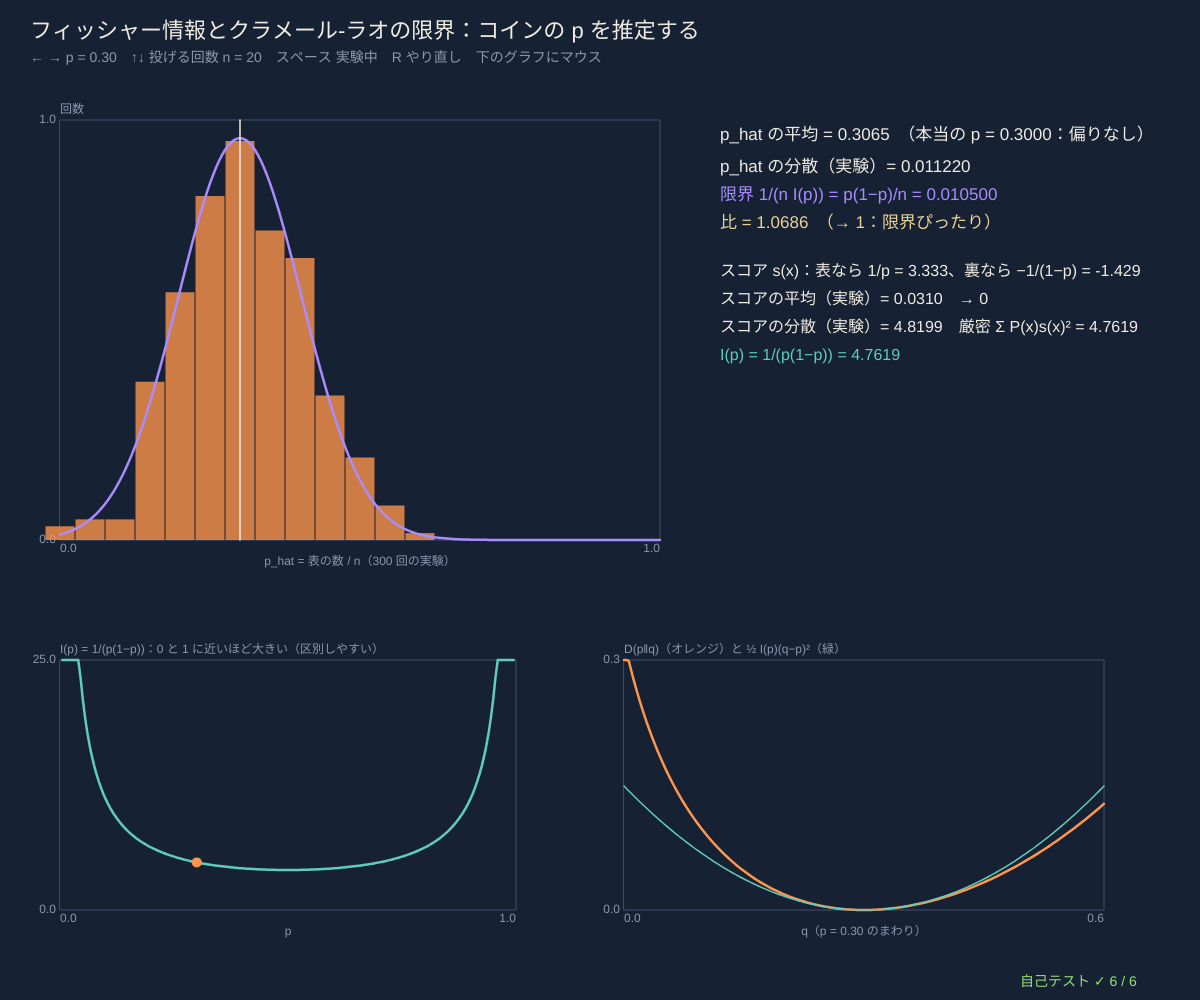
Frame 1 (no input)
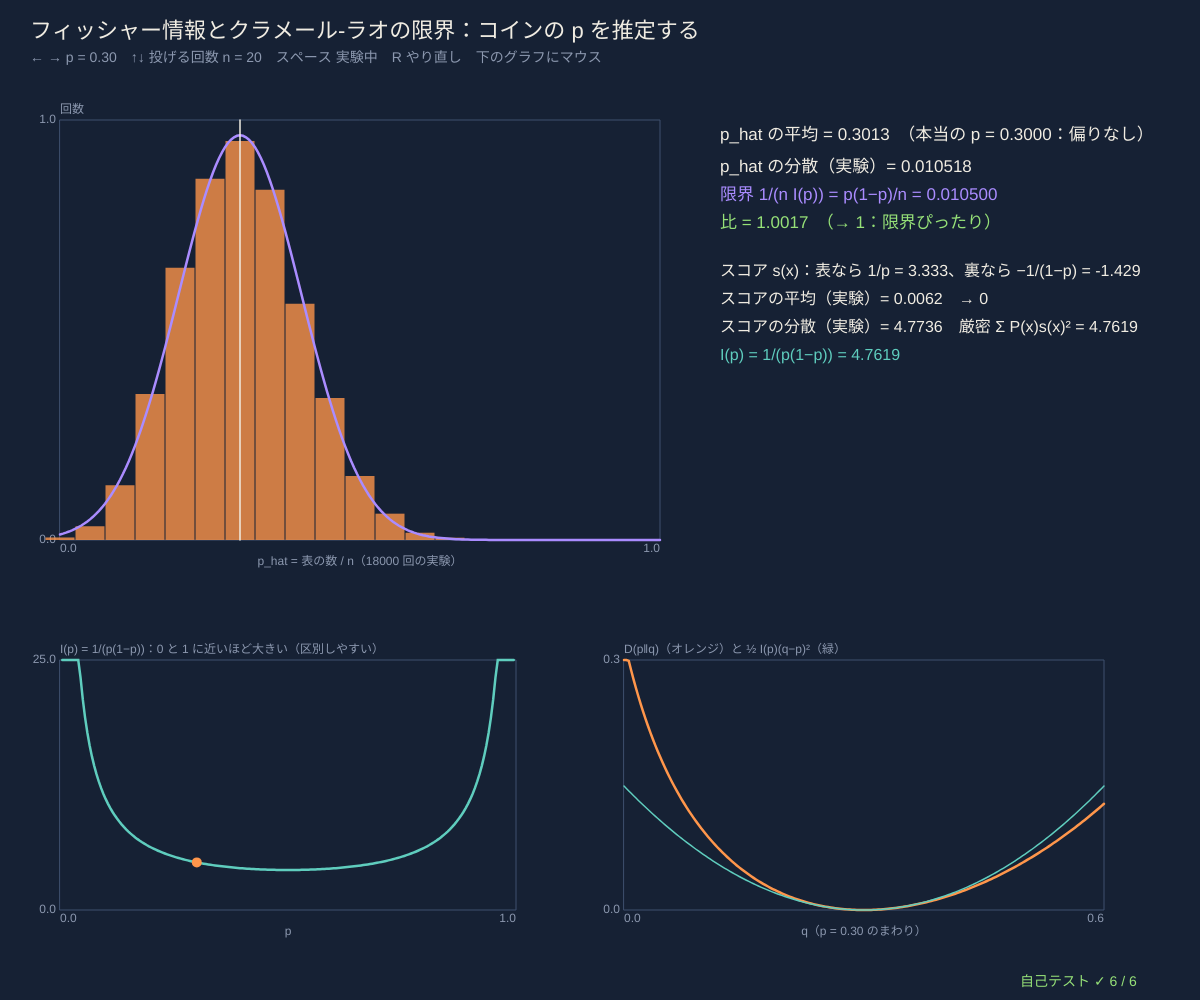
Frame 60 (no input)
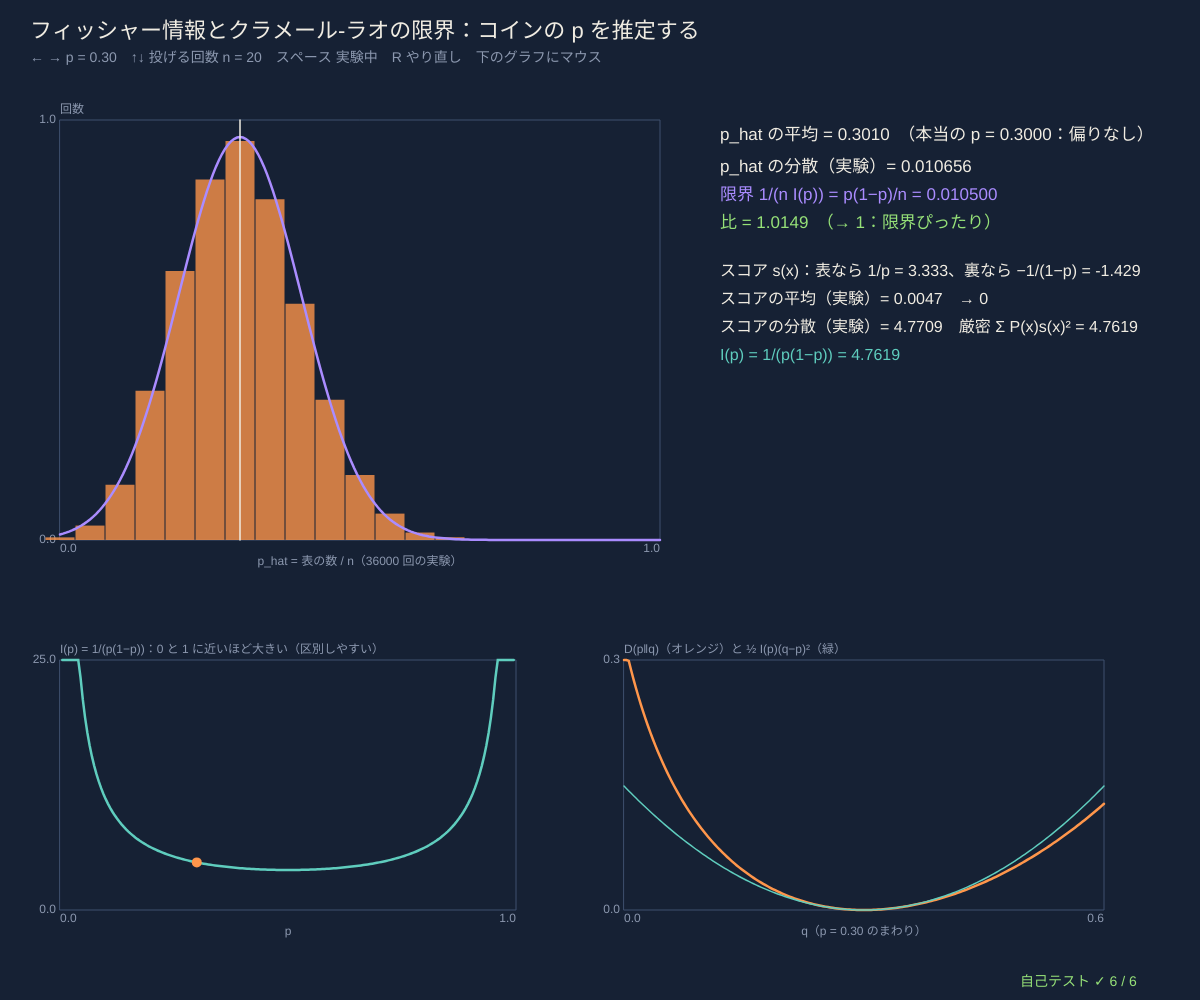
Frame 120 (the mouse pressed at the canvas centre since frame 60)

The p5.js sketch that drew these frames (run headless with seeded random() and noise() and a simulated clock; from frame 60 on, the mouse is pressed at the canvas centre):

// p5.js sketch
// ── sketch.js
// ============================================
// 02 フィッシャー情報とクラメール-ラオの限界 ─ 表の確率 p のコインを n 回投げて p を推定する（p_hat = 表の数 / n）
// スコア = 対数尤度の傾き s(x) = d/dp log P(x; p)。平均は 0、分散 = フィッシャー情報 I(p) = 1/(p(1−p))
// どんな偏りのない推定でも分散 ≥ 1/(n I(p)) = p(1−p)/n（クラメール-ラオ）。実験をくり返すと p_hat の分散はこの限界にぴったり
// I(p) は KL の 2 次の項 D(p‖p+dp) ≈ ½ I(p) dp²：「近くの p とどれだけ区別しやすいか」= 分布の空間の曲がり方
// ← → p / ↑↓ 投げる回数 n / スペース 実験を止める・動かす / R やり直し / マウスを下のグラフに乗せる = その p の I(p)
// ============================================

const REPS_PER_FRAME = 300;              // ★ 1 フレームでくり返す実験の数
let pTrue = 0.3, nToss = 20, hist = [], reps = 0, sumE = 0, sumE2 = 0, running = true, scoreHist = [0, 0], scoreSum = 0, scoreSum2 = 0;

function setup() {
  createCanvas(windowWidth, windowHeight);
  selfTest(); seedRng(2025); resetExp();
}
function windowResized() { resizeCanvas(windowWidth, windowHeight); }
function resetExp() { hist = new Array(nToss + 1).fill(0); reps = 0; sumE = 0; sumE2 = 0; scoreSum = 0; scoreSum2 = 0; scoreHist = [0, 0]; }
function scoreOf(x, p) { return x ? 1 / p : -1 / (1 - p); }          // ★ スコア：表(x=1) なら 1/p、裏なら −1/(1−p)
function fisherExact(p) { return p * scoreOf(1, p) ** 2 + (1 - p) * scoreOf(0, p) ** 2; }   // 分散 = Σ P(x) s(x)²（平均は 0）
function oneExperiment(p, n) { let h = 0; for (let k = 0; k < n; k++) { let x = rnd() < p ? 1 : 0; h += x; let s = scoreOf(x, p); scoreSum += s; scoreSum2 += s * s; scoreHist[x]++; } return h / n; }
function binKL(a, b) { return divKL([a, 1 - a], [b, 1 - b]); }

function draw() {
  background(...BG);
  hudTitle('フィッシャー情報とクラメール-ラオの限界：コインの p を推定する', '← → p = ' + fmtN(pTrue, 2) + '　↑↓ 投げる回数 n = ' + nToss + '　スペース ' + (running ? '実験中' : '止めた') + '　R やり直し　下のグラフにマウス');
  if (running && reps < 200000) for (let k = 0; k < REPS_PER_FRAME; k++) { let e = oneExperiment(pTrue, nToss); sumE += e; sumE2 += e * e; reps++; hist[Math.round(e * nToss)]++; }
  let mean = reps ? sumE / reps : 0, vr = reps > 1 ? (sumE2 - reps * mean * mean) / (reps - 1) : 0, bound = (pTrue * (1 - pTrue)) / nToss;
  // ---- 左：p_hat のヒストグラムと理論の正規分布（分散 = 限界）
  let b = plotBox(60, 120, width * 0.5, height * 0.42, 0, 1, 0, 1), mx = Math.max(1, ...hist);
  drawAxes(b, 'p_hat = 表の数 / n（' + reps + ' 回の実験）', '回数');
  noStroke(); fill(...ORANGE, 200);
  let bwid = b.w / nToss;                // 表の数 h = 0, 1, …, n ごとに 1 本
  for (let i = 0; i <= nToss; i++) { let hh = (hist[i] / mx) * b.h * 0.95, x = b.x + (i / nToss) * b.w; rect(x - bwid / 2 + 0.5, b.y + b.h - hh, Math.max(1, bwid - 1), hh); }
  let pk = [], sc = (reps / mx) * (1 / nToss) * 0.95;   // 正規分布の高さ = 回数 × 密度 × 幅 1/n
  for (let k = 0; k <= 200; k++) { let x = k / 200; pk.push([x, Math.min(1, gaussPdf(x, pTrue, Math.sqrt(bound)) * sc)]); }
  plotLine(b, pk, VIOLET, 2.5);
  stroke(...INK); strokeWeight(1.5); let [tx] = toScr(b, pTrue, 0); line(tx, b.y, tx, b.y + b.h);
  // ---- 右：数値
  let rx = width * 0.6; noStroke(); textAlign(LEFT, BASELINE);
  fill(...INK); textSize(17);
  text('p_hat の平均 = ' + fmtN(mean, 4) + '　（本当の p = ' + fmtN(pTrue, 4) + '：偏りなし）', rx, 140);
  text('p_hat の分散（実験）= ' + fmtN(vr, 6), rx, 172);
  fill(...VIOLET); text('限界 1/(n I(p)) = p(1−p)/n = ' + fmtN(bound, 6), rx, 200);
  fill(...(Math.abs(vr / bound - 1) < 0.05 ? LIME : SAND)); text('比 = ' + fmtN(vr / bound, 4) + '　（→ 1：限界ぴったり）', rx, 228);
  fill(...INK); textSize(16);
  text('スコア s(x)：表なら 1/p = ' + fmtN(scoreOf(1, pTrue), 3) + '、裏なら −1/(1−p) = ' + fmtN(scoreOf(0, pTrue), 3), rx, 276);
  let nS = scoreHist[0] + scoreHist[1], sm = nS ? scoreSum / nS : 0, sv = nS ? scoreSum2 / nS - sm * sm : 0;
  text('スコアの平均（実験）= ' + fmtN(sm, 4) + '　→ 0', rx, 304);
  text('スコアの分散（実験）= ' + fmtN(sv, 4) + '　厳密 Σ P(x)s(x)² = ' + fmtN(fisherExact(pTrue), 4), rx, 332);
  fill(...TEAL); text('I(p) = 1/(p(1−p)) = ' + fmtN(1 / (pTrue * (1 - pTrue)), 4), rx, 360);
  // ---- 下：I(p) のグラフと KL の 2 次近似
  let b2 = plotBox(60, height * 0.66, width * 0.38, height * 0.25, 0, 1, 0, 25);
  drawAxes(b2, 'p', 'I(p) = 1/(p(1−p))：0 と 1 に近いほど大きい（区別しやすい）');
  let ip = []; for (let k = 1; k < 200; k++) { let x = k / 200; ip.push([x, Math.min(25, 1 / (x * (1 - x)))]); }
  plotLine(b2, ip, TEAL, 2.5);
  let ph = inRect(mouseX, mouseY, b2) ? clampv(fromScr(b2, mouseX, mouseY)[0], 0.02, 0.98) : pTrue, [hx, hy] = toScr(b2, ph, Math.min(25, 1 / (ph * (1 - ph))));
  noStroke(); fill(...ORANGE); circle(hx, hy, 10);
  let b3 = plotBox(width * 0.52, height * 0.66, width * 0.4, height * 0.25, ph - 0.25, ph + 0.25, 0, 0.3), kl = [], q2 = [];
  for (let k = 0; k <= 200; k++) { let x = ph - 0.25 + (0.5 * k) / 200; if (x > 0.001 && x < 0.999) { kl.push([x, Math.min(0.3, binKL(ph, x))]); q2.push([x, Math.min(0.3, 0.5 * (x - ph) ** 2 / (ph * (1 - ph)))]); } }
  drawAxes(b3, 'q（p = ' + fmtN(ph, 2) + ' のまわり）', 'D(p‖q)（オレンジ）と ½ I(p)(q−p)²（緑）');
  plotLine(b3, kl, ORANGE, 2.5); plotLine(b3, q2, TEAL, 1.5);
  drawSelfTest(width - 180, height - 14);
}
function keyPressed() {
  if (key === LEFT_ARROW) { pTrue = clampv(Math.round((pTrue - 0.05) * 100) / 100, 0.05, 0.95); resetExp(); }
  if (key === RIGHT_ARROW) { pTrue = clampv(Math.round((pTrue + 0.05) * 100) / 100, 0.05, 0.95); resetExp(); }
  if (key === UP_ARROW) { nToss = Math.min(200, nToss * 2); resetExp(); }
  if (key === DOWN_ARROW) { nToss = Math.max(5, Math.round(nToss / 2)); resetExp(); }
  if (key === ' ') running = !running;
  if (key === 'r' || key === 'R') resetExp();
  return false;
}

// ---- 自己テスト
function selfTest() {
  selfTestResults = [];
  let okEx = true, okMean = true, okKL = true;
  for (let p of [0.1, 0.3, 0.5, 0.77, 0.9]) {
    if (Math.abs(fisherExact(p) * p * (1 - p) - 1) > 1e-12) okEx = false;
    if (Math.abs(p * scoreOf(1, p) + (1 - p) * scoreOf(0, p)) > 1e-12) okMean = false;
    let h = 1e-3, d2 = (binKL(p, p + h) - 2 * binKL(p, p) + binKL(p, p - h)) / (h * h);   // KL の 2 階微分（数値）
    if (Math.abs(d2 / fisherExact(p) - 1) > 1e-4) okKL = false;
  }
  check('スコアの分散（厳密な和）= 1/(p(1−p))、p = 0.1, 0.3, 0.5, 0.77, 0.9 で誤差 1e-12', okEx);
  check('スコアの平均 = 0（どの p でも）', okMean);
  check('KL の 2 階微分 d²/dq² D(p‖q)|q=p = I(p)（数値微分、相対誤差 1e-4）', okKL);
  seedRng(99); let s1 = 0, s2 = 0, n = 40000, p = 0.3;
  for (let k = 0; k < n; k++) { let x = rnd() < p ? 1 : 0, s = scoreOf(x, p); s1 += s; s2 += s * s; }
  let mv = s2 / n - (s1 / n) ** 2;
  check('モンテカルロ 4 万回：スコアの分散 ' + fmtN(mv, 3) + ' ≈ I(0.3) = ' + fmtN(1 / 0.21, 3) + '（3% 以内）', Math.abs(mv * 0.21 - 1) < 0.03);
  seedRng(123); let e1 = 0, e2 = 0, R = 20000, nn = 50;
  for (let k = 0; k < R; k++) { let h = 0; for (let j = 0; j < nn; j++) h += rnd() < p ? 1 : 0; let e = h / nn; e1 += e; e2 += e * e; }
  let vv = (e2 - R * (e1 / R) ** 2) / (R - 1);
  check('n = 50 回の実験を 2 万回：p_hat の分散 ' + fmtN(vv, 6) + ' は限界 p(1−p)/n = ' + fmtN(0.0042, 6) + ' の 5% 以内', Math.abs(vv / 0.0042 - 1) < 0.05);
  check('p_hat の平均は p（偏りなし）：' + fmtN(e1 / R, 4), Math.abs(e1 / R - p) < 0.003);
  reportSelfTest();
}

// ---------- やってみよう ----------
// 1. p を 0.5 と 0.9 にして、同じ n でヒストグラムの幅を比べよう。どちらが推定しやすい？ I(p) の値と比べよう
// 2. n を 4 倍にすると、ヒストグラムの幅（標準偏差）は何倍になる？
// 3. 推定を「(表の数 + 1) / (n + 2)」に変えると分散は限界より小さくなる？ 平均は p からずれる？（偏りのある推定）
// 4. 下右のグラフで、D(p‖q) と 2 次近似がずれ始めるのはどのくらい離れたとき？
// 5. 次の 03 では、正規分布 N(μ, σ) の 2 つのパラメータで同じことをすると、曲がった平面（双曲平面）が現れる

// ==================================================
// ここから下は「情報幾何の道具」（中身は読まなくても OK。消さないでね）
// ==================================================
// ---- 色と小さな道具（等高線地図の色）
const BG = [22, 33, 52];                // 背景（深いスレートブルー）
const INK = [240, 236, 226];            // 文字（紙の白）
const ORANGE = [255, 150, 75], VIOLET = [170, 140, 255], TEAL = [95, 205, 190], ROSE = [255, 110, 125], LIME = [150, 225, 120], SAND = [235, 210, 150];
const DIMC = [140, 152, 175], PANEL = [32, 46, 70], WIRE = [62, 80, 110];
const OUTC = [[255, 150, 75], [95, 205, 190], [170, 140, 255], [235, 210, 150], [255, 110, 125], [150, 225, 120], [120, 175, 255], [230, 140, 210]];   // 結果ごとの色
function clampv(v, a, b) { return v < a ? a : v > b ? b : v !== v ? a : v; }     // NaN なら a に戻す
function fmtN(v, d) { if (typeof v !== 'number' || v !== v) return '?'; if (!isFinite(v)) return v > 0 ? '∞' : '−∞'; return v.toFixed(d === undefined ? 2 : d); }
function fmtP(p, d) { return '(' + p.map((v) => fmtN(v, d === undefined ? 2 : d)).join(', ') + ')'; }
function hudTitle(t, sub) {              // 左上のタイトルと操作の説明
  noStroke(); fill(...INK); textSize(22); textAlign(LEFT, BASELINE); text(t, 30, 38);
  fill(...DIMC); textSize(14); textLeading(19); text(sub, 30, 62);
}
function inRect(x, y, r) { return x >= r.x && x <= r.x + r.w && y >= r.y && y <= r.y + r.h; }
function drawField(f) { if (f) image(f.img, f.x, f.y, f.w, f.h); }   // 等高線の地図（画像）を描く
function freeField(f) { if (f && f.img) f.img.remove(); }
// ---- 種つきの乱数（同じ種なら毎回同じ列 → 実験をくり返せる）
let rngState = 1;
function seedRng(s) { rngState = (s >>> 0) || 1; }
function rnd() {                       // 0〜1 の一様乱数（mulberry32）
  rngState = (rngState + 0x6d2b79f5) >>> 0;
  let t = rngState;
  t = Math.imul(t ^ (t >>> 15), t | 1);
  t ^= t + Math.imul(t ^ (t >>> 7), t | 61);
  return ((t ^ (t >>> 14)) >>> 0) / 4294967296;
}
function gaussRnd() { let u = 1 - rnd(), v = rnd(); return Math.sqrt(-2 * Math.log(u)) * Math.cos(2 * Math.PI * v); }   // 標準正規分布（ボックス-ミュラー法）
function rndDist(k, floor) {            // でたらめな確率分布（k 個、どれも floor 以上）
  let p = []; for (let i = 0; i < k; i++) p.push(-Math.log(1 - rnd()) + 1e-9);
  return mixFloor(normP(p), floor || 0);
}
function sampleIndex(p) { let u = rnd(), c = 0; for (let i = 0; i < p.length; i++) { c += p[i]; if (u < c) return i; } return p.length - 1; }
// ---- 情報の道具：確率分布 p = [p1, p2, ...]（合計 1）。log(0) は 0·log 0 = 0 として扱う
const TINY = 1e-300;
function normP(p) { let s = 0; for (let v of p) s += Math.max(0, v); if (!(s > 0)) return p.map(() => 1 / p.length); return p.map((v) => Math.max(0, v) / s); }
function mixFloor(p, f) { if (!f) return p; return normP(p.map((v) => Math.max(v, f))); }   // どの確率も f 以上に（0 を避ける）
function safeLog(v) { return Math.log(Math.max(v, TINY)); }
function entropyH(p) { let h = 0; for (let v of p) if (v > 0) h -= v * Math.log(v); return h; }           // エントロピー（ナット）
function divKL(p, q) {                  // KL ダイバージェンス D(p‖q)（ナット）。q が 0 で p > 0 なら ∞
  let d = 0;
  for (let i = 0; i < p.length; i++) { if (p[i] <= 0) continue; if (q[i] <= 0) return Infinity; d += p[i] * Math.log(p[i] / q[i]); }
  return Math.max(0, d);
}
function crossH(p, q) { let h = 0; for (let i = 0; i < p.length; i++) if (p[i] > 0) h -= p[i] * safeLog(q[i]); return h; }  // 交差エントロピー
function bhatta(p, q) { let s = 0; for (let i = 0; i < p.length; i++) s += Math.sqrt(Math.max(0, p[i] * q[i])); return Math.min(1, s); }
function fisherRao(p, q) { return 2 * Math.acos(clampv(bhatta(p, q), -1, 1)); }                          // フィッシャー-ラオ距離 = 球の大円の長さ
function hellingerSq(p, q) { let s = 0; for (let i = 0; i < p.length; i++) { let d = Math.sqrt(p[i]) - Math.sqrt(q[i]); s += d * d; } return s; }   // Σ(√p − √q)²
function tvDist(p, q) { let s = 0; for (let i = 0; i < p.length; i++) s += Math.abs(p[i] - q[i]); return s / 2; }
function alphaDiv(p, q, a) {            // α-ダイバージェンス（甘利の流儀）。α → −1 で D(p‖q)、α → +1 で D(q‖p)
  if (Math.abs(a + 1) < 1e-12) return divKL(p, q);
  if (Math.abs(a - 1) < 1e-12) return divKL(q, p);
  let s = 0, ea = (1 - a) / 2, eb = (1 + a) / 2;
  for (let i = 0; i < p.length; i++) s += Math.pow(Math.max(p[i], 0), ea) * Math.pow(Math.max(q[i], 0), eb);
  return Math.max(0, (4 / (1 - a * a)) * (1 - s));
}
function mixM(p, q, t) { return p.map((v, i) => (1 - t) * v + t * q[i]); }                       // m-測地線：確率をそのまま混ぜる
function mixE(p, q, t) { return normP(p.map((v, i) => Math.exp((1 - t) * safeLog(v) + t * safeLog(q[i])))); }   // e-測地線：対数で混ぜて正規化
function mixAlpha(p, q, t, a) {         // α-測地線：u^((1−α)/2) で混ぜて正規化（α = −1 は m、α = +1 は e）
  if (Math.abs(a - 1) < 1e-9) return mixE(p, q, t);
  let ex = (1 - a) / 2;
  return normP(p.map((v, i) => Math.pow((1 - t) * Math.pow(v, ex) + t * Math.pow(q[i], ex), 1 / ex)));
}
function bitsOf(nat) { return nat / Math.LN2; }
// ---- 正規分布 N(μ, σ) の道具。フィッシャー計量 ds² = (dμ² + 2dσ²) / σ²
function gaussPdf(x, m, s) { return Math.exp(-((x - m) * (x - m)) / (2 * s * s)) / (s * Math.sqrt(2 * Math.PI)); }
function gaussFR(m1, s1, m2, s2) {      // フィッシャー-ラオ距離（閉じた式）
  let a = ((m1 - m2) * (m1 - m2)) / 2 + (s1 - s2) * (s1 - s2);
  return Math.SQRT2 * Math.acosh(1 + a / (2 * s1 * s2));
}
function gaussKL(m1, s1, m2, s2) { return Math.log(s2 / s1) + (s1 * s1 + (m1 - m2) * (m1 - m2)) / (2 * s2 * s2) - 0.5; }   // D(N1‖N2)
// ★ 測地線：u = μ/√2 と置くと (u, σ) では半円（中心は σ = 0 の上）→ (μ, σ) では横に √2 倍の半楕円
function gaussGeodesic(m1, s1, m2, s2, n) {
  let u1 = m1 / Math.SQRT2, u2 = m2 / Math.SQRT2, out = [];
  if (Math.abs(u1 - u2) < 1e-9 * (1 + Math.abs(u1))) { for (let k = 0; k <= n; k++) out.push([m1, s1 * Math.pow(s2 / s1, k / n)]); return out; }
  let c = (u2 * u2 + s2 * s2 - u1 * u1 - s1 * s1) / (2 * (u2 - u1)), rr = Math.hypot(u1 - c, s1);
  let t1 = Math.atan2(s1, u1 - c), t2 = Math.atan2(s2, u2 - c);
  for (let k = 0; k <= n; k++) { let t = t1 + ((t2 - t1) * k) / n; out.push([(c + rr * Math.cos(t)) * Math.SQRT2, rr * Math.sin(t)]); }
  return out;
}
function metricLength(path) {           // 折れ線の長さをフィッシャー計量で（区間の真ん中の σ を使う）
  let L = 0;
  for (let k = 1; k < path.length; k++) {
    let dm = path[k][0] - path[k - 1][0], ds = path[k][1] - path[k - 1][1], sm = (path[k][1] + path[k - 1][1]) / 2;
    L += Math.sqrt(dm * dm + 2 * ds * ds) / sm;
  }
  return L;
}
// 測地線の方程式（クリストッフェル記号から）：μ'' = 2μ'σ'/σ、σ'' = −μ'²/(2σ) + σ'²/σ を RK4 で解く
function geodesicRK4(m, s, vm, vs, T, n) {
  let st = [m, s, vm, vs], h = T / n, out = [[m, s]];
  let fd = (y) => [y[2], y[3], (2 * y[2] * y[3]) / y[1], (-y[2] * y[2]) / (2 * y[1]) + (y[3] * y[3]) / y[1]];
  for (let k = 0; k < n; k++) {
    let k1 = fd(st), k2 = fd(st.map((v, i) => v + (h / 2) * k1[i])), k3 = fd(st.map((v, i) => v + (h / 2) * k2[i])), k4 = fd(st.map((v, i) => v + h * k3[i]));
    st = st.map((v, i) => v + (h / 6) * (k1[i] + 2 * k2[i] + 2 * k3[i] + k4[i]));
    if (!(st[1] > 1e-6)) st[1] = 1e-6;
    out.push([st[0], st[1]]);
  }
  return out;
}
// ---- 2 次元の図の枠（データ座標 ↔ 画面）
function plotBox(x, y, w, h, x0, x1, y0, y1) { return { x, y, w, h, x0, x1, y0, y1 }; }
function toScr(b, u, v) { return [b.x + ((u - b.x0) / (b.x1 - b.x0)) * b.w, b.y + b.h - ((v - b.y0) / (b.y1 - b.y0)) * b.h]; }
function fromScr(b, sx, sy) { return [b.x0 + ((sx - b.x) / b.w) * (b.x1 - b.x0), b.y0 + ((b.y + b.h - sy) / b.h) * (b.y1 - b.y0)]; }
function drawAxes(b, xl, yl) {
  noFill(); stroke(...WIRE); strokeWeight(1); rect(b.x, b.y, b.w, b.h);
  noStroke(); fill(...DIMC); textSize(12); textAlign(CENTER, TOP); text(xl, b.x + b.w / 2, b.y + b.h + 16);
  textAlign(LEFT, TOP); text(fmtN(b.x0, 1), b.x, b.y + b.h + 3); textAlign(RIGHT, TOP); text(fmtN(b.x1, 1), b.x + b.w, b.y + b.h + 3);
  textAlign(RIGHT, CENTER); text(fmtN(b.y0, 1), b.x - 4, b.y + b.h); text(fmtN(b.y1, 1), b.x - 4, b.y); textAlign(LEFT, BOTTOM); text(yl, b.x, b.y - 4);
}
function plotLine(b, pts, col, w) {      // データ座標の点列を折れ線に（枠の外の部分は枠のふちで切る）
  if (!pts || pts.length < 2) return;
  noFill(); stroke(...col); strokeWeight(w || 2);
  let run = [], x0 = b.x - 1, x1 = b.x + b.w + 1, y0 = b.y - 1, y1 = b.y + b.h + 1;
  let flush = () => { if (run.length >= 2) { beginShape(); for (let q of run) vertex(q[0], q[1]); endShape(); } run = []; };
  let clip = (a, c) => {                 // 線分 a→c の枠の中の部分 [t0, t1]（リャン-バースキー法）。なければ null
    let t0 = 0, t1 = 1, dx = c[0] - a[0], dy = c[1] - a[1];
    for (let [p, q] of [[-dx, a[0] - x0], [dx, x1 - a[0]], [-dy, a[1] - y0], [dy, y1 - a[1]]]) {
      if (p === 0) { if (q < 0) return null; continue; }
      let r = q / p; if (p < 0) t0 = Math.max(t0, r); else t1 = Math.min(t1, r);
    }
    return t0 <= t1 ? [t0, t1] : null;
  };
  let prev = null;
  for (let p of pts) {
    let s = toScr(b, p[0], p[1]);
    if (!(s[0] === s[0] && s[1] === s[1] && isFinite(s[0]) && isFinite(s[1]))) { flush(); prev = null; continue; }
    if (prev) {
      let c = clip(prev, s);
      if (!c) flush();
      else {
        let A = [prev[0] + c[0] * (s[0] - prev[0]), prev[1] + c[0] * (s[1] - prev[1])], B = [prev[0] + c[1] * (s[0] - prev[0]), prev[1] + c[1] * (s[1] - prev[1])];
        if (c[0] > 0) { flush(); run.push(A); } else if (!run.length) run.push(A);
        run.push(B);
        if (c[1] < 1) flush();
      }
    }
    prev = s;
  }
  flush(); noStroke();                  // あとの文字にふちがつかないように
}
function gridField(b, fn, opt) {        // 長方形の上の等高線の地図（fn(u, v)）
  opt = opt || {};
  let res = opt.res || 3, gw = Math.ceil(b.w / res), gh = Math.ceil(b.h / res), g = createGraphics(gw, gh); g.pixelDensity(1); g.loadPixels();
  let vals = new Float64Array(gw * gh), lv = opt.level || 0.1, vmin = opt.vmin || 0, vmax = opt.vmax || 1, c0 = opt.c0 || [40, 60, 95], c1 = opt.c1 || ORANGE;
  for (let j = 0; j < gh; j++) for (let i = 0; i < gw; i++) { let [u, v] = fromScr(b, b.x + (i + 0.5) * res, b.y + (j + 0.5) * res); vals[j * gw + i] = fn(u, v); }
  let bandOf = (v) => Math.floor(clampv((v - vmin) / lv, -1e6, 1e6));
  for (let j = 0; j < gh; j++) for (let i = 0; i < gw; i++) {
    let k = j * gw + i, v = vals[k], o = 4 * k, band = bandOf(v), t = clampv((v - vmin) / (vmax - vmin), 0, 1), sh = band % 2 ? 0.9 : 1;
    let edge = v < (opt.cap || Infinity) && ((i + 1 < gw && bandOf(vals[k + 1]) !== band) || (j + 1 < gh && bandOf(vals[k + gw]) !== band));
    for (let c = 0; c < 3; c++) g.pixels[o + c] = edge ? 235 : (c0[c] + (c1[c] - c0[c]) * t) * sh;
    g.pixels[o + 3] = edge ? 170 : 255;
  }
  g.updatePixels();
  return { img: g, x: b.x, y: b.y, w: b.w, h: b.h };
}
// ---- 自己テストの道具
let selfTestResults = [];
function check(name, cond) { selfTestResults.push({ name, ok: !!cond }); }
function reportSelfTest() { for (let r of selfTestResults) (r.ok ? console.log : console.error)((r.ok ? '✓ ' : '✗ ') + r.name); }
function selfTestOk() { return selfTestResults.every((r) => r.ok); }
function selfTestLine() { let n = selfTestResults.filter((r) => r.ok).length; return '自己テスト ' + (n === selfTestResults.length ? '✓ ' : '✗ ') + n + ' / ' + selfTestResults.length; }
function drawSelfTest(x, y) { noStroke(); fill(...(selfTestOk() ? LIME : ROSE)); textSize(14); textAlign(LEFT, BASELINE); text(selfTestLine(), x, y); }
